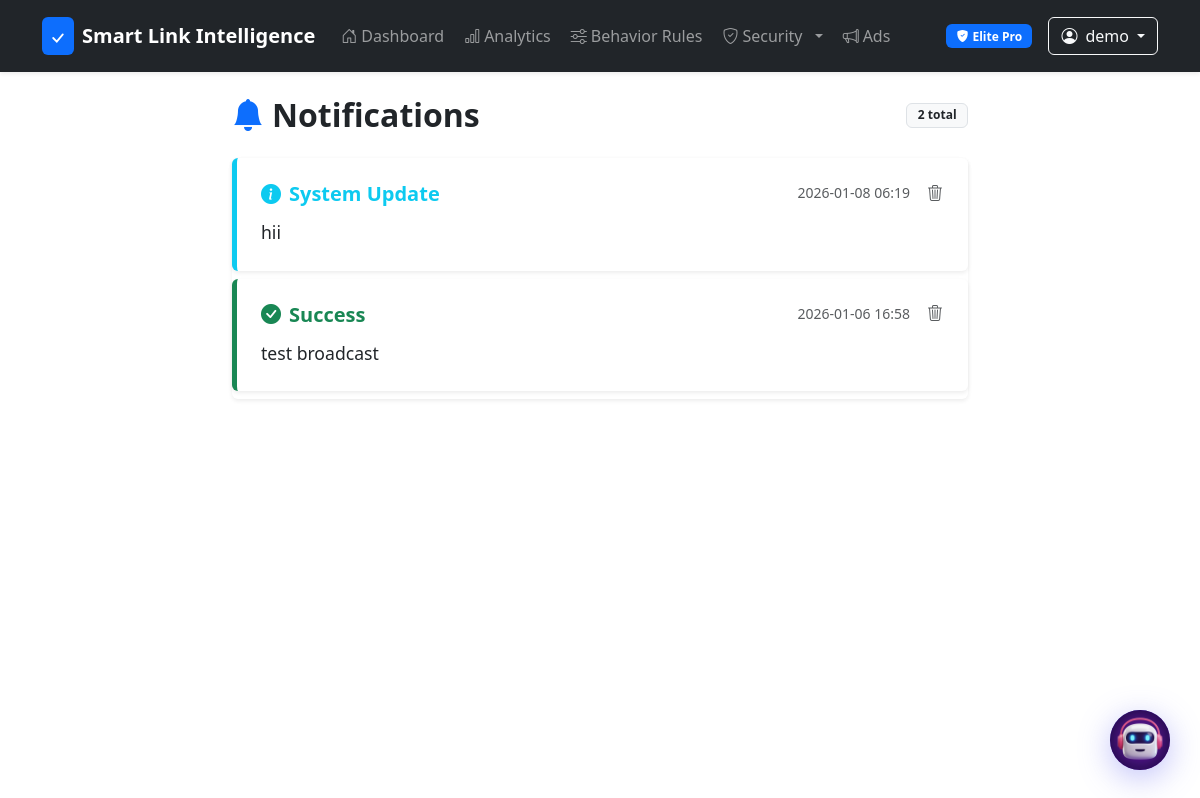
Before: /notifications (signed in) with the older database file.
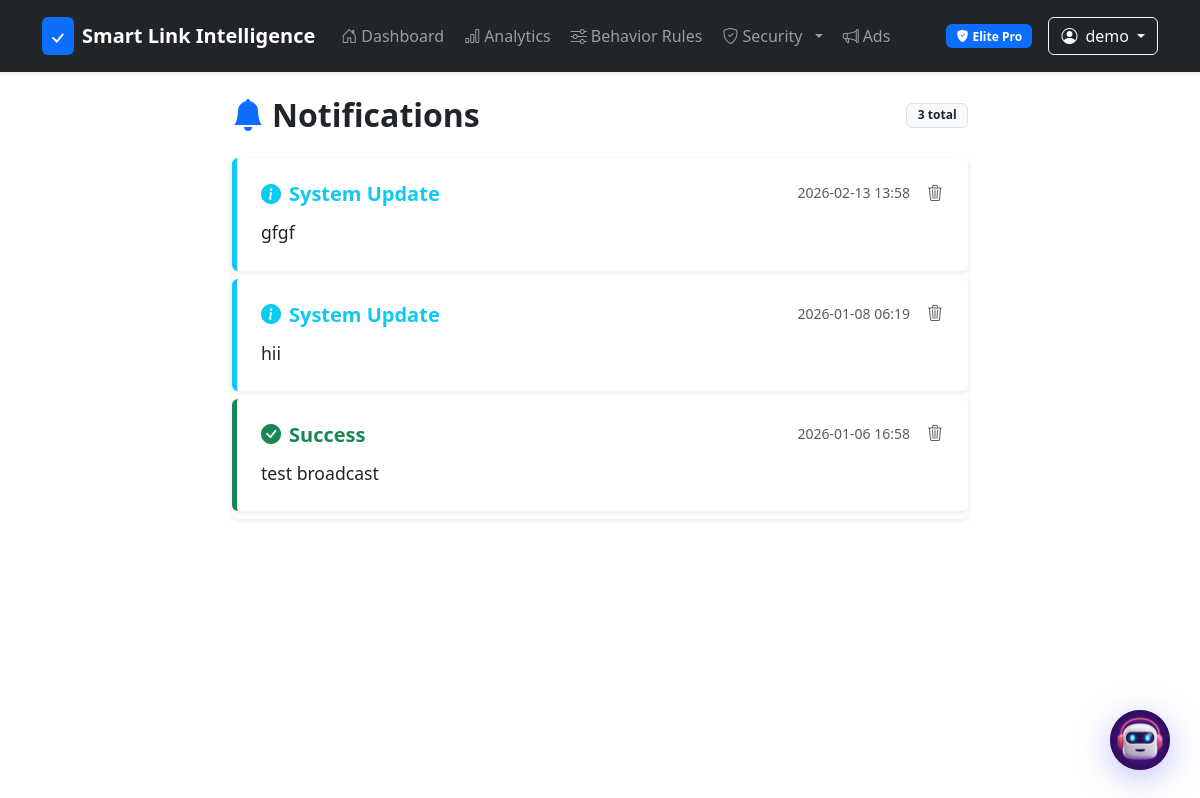
After: the same page with the newer database file.
### tables this page shows
CREATE TABLE "notifications" (
            id INTEGER PRIMARY KEY AUTOINCREMENT,
            message TEXT NOT NULL,
            type TEXT DEFAULT 'info',
            target_user_id INTEGER,
            target_group TEXT DEFAULT 'all',
            created_at TEXT DEFAULT (datetime('now'))
        );

### routes/user.py (the view)
@user_bp.route("/notifications")
@login_required
def notifications():
    from admin_panel import track_user_activity
    user_dict = dict(g.user) if g.user else {}
    user_tier = user_dict.get("membership_tier", "free")
    if not user_tier:
        user_tier = "free"
    user_notifications = query_db("""
        SELECT n.* FROM notifications n
        LEFT JOIN notification_dismissals d ON n.id = d.notification_id AND d.user_id = ?
        WHERE (n.target_user_id = ?
           OR n.target_group = 'all'
           OR (n.target_group = ? AND n.target_user_id IS NULL))
           AND d.id IS NULL
        ORDER BY n.created_at DESC
    """, [g.user["id"], g.user["id"], user_tier])
    track_user_activity(g.user["id"], "view_notifications", "Viewed notification center")
    return render_template("notifications.html", notifications=user_notifications)

### admin_panel.py (called while the page is built, shortened)
def get_db():
    return g.db

def execute_db(query: str, args=None):
    db = get_db()
    db.execute(query, args or [])
    db.commit()

def track_user_activity(user_id, activity_type, details=None, ip_address=None):
    try:
        if not ip_address:
            ip_address = request.remote_addr if request else "system"
        execute_db("""
            INSERT INTO user_activity
            (user_id, activity_type, details, ip_address)
            VALUES (?, ?, ?, ?)
        """, [user_id, activity_type, details, ip_address])
    except Exception as e:
        print(f"Error tracking user activity: {e}")

### app.py (called while the page is built, shortened)
def _before_request():
    from utils import ensure_session
    ensure_session()
    g.user = None
    uid = session.get(USER_SESSION_KEY)
    if uid:
        user = query_db("SELECT * FROM users WHERE id = ?", [uid], one=True)
        g.user = user
    try:
        maintenance_setting = query_db("SELECT setting_value FROM system_settings WHERE setting_key = 'maintenance_mode'", one=True)
    except Exception:
        pass

### templates/notifications.html (shortened to what this page needs)
{% extends "base.html" %}
{% block content %}
<div class="row justify-content-center">
    <div class="col-md-8">
        <div class="d-flex justify-content-between align-items-center mb-4">
            <h2 class="fw-bold mb-0">
                <i class="bi bi-bell-fill text-primary me-2"></i>Notifications
            </h2>
            <span class="badge bg-light text-dark border">{{ notifications|length }} total</span>
        </div>
        {% if notifications %}
        <div class="list-group shadow-sm">
            {% for n in notifications %}
            <div
                class="list-group-item list-group-item-action border-0 mb-2 rounded shadow-sm p-4 notification-item-{{ n.type }}">
                <div class="d-flex w-100 justify-content-between align-items-start mb-2">
                    <h5 class="mb-1 fw-bold text-{{ n.type }}">
                        {% if n.type == 'info' %}
                        <i class="bi bi-info-circle-fill me-2"></i>System Update
                        {% elif n.type == 'success' %}
                        <i class="bi bi-check-circle-fill me-2"></i>Success
                        {% elif n.type == 'warning' %}
                        <i class="bi bi-exclamation-triangle-fill me-2"></i>Alert
                        {% elif n.type == 'danger' %}
                        <i class="bi bi-x-circle-fill me-2"></i>Important Notice
                        {% endif %}
                    </h5>
                    <div class="d-flex align-items-center gap-3">
                        <small class="text-muted">{{ n.created_at[:16] }}</small>
                        <form action="{{ url_for('user.delete_notification', notification_id=n.id) }}" method="POST"
                            class="d-inline">
                            <button type="submit" class="btn btn-link p-0 text-muted delete-btn"
                                title="Delete notification">
                                <i class="bi bi-trash3"></i>
                            </button>
                        </form>
                    </div>
                </div>
                <p class="mb-0 text-dark" style="font-size: 1.1rem; line-height: 1.6;">
                    {{ n.message }}
                </p>
            </div>
            {% endfor %}
        </div>
        {% endif %}
    </div>
</div>
{% block extra_head %}
<link href="{{ url_for('static', filename='css/notifications.css') }}" rel="stylesheet">
{% endblock %}
{% endblock %}

Changed rows visible on the page:
added notifications: type "info" (drawn), created_at "2026-02-13 13:58", message "gfgf"
Other visible differences:
{{ notifications|length }}: "2" → "3"
